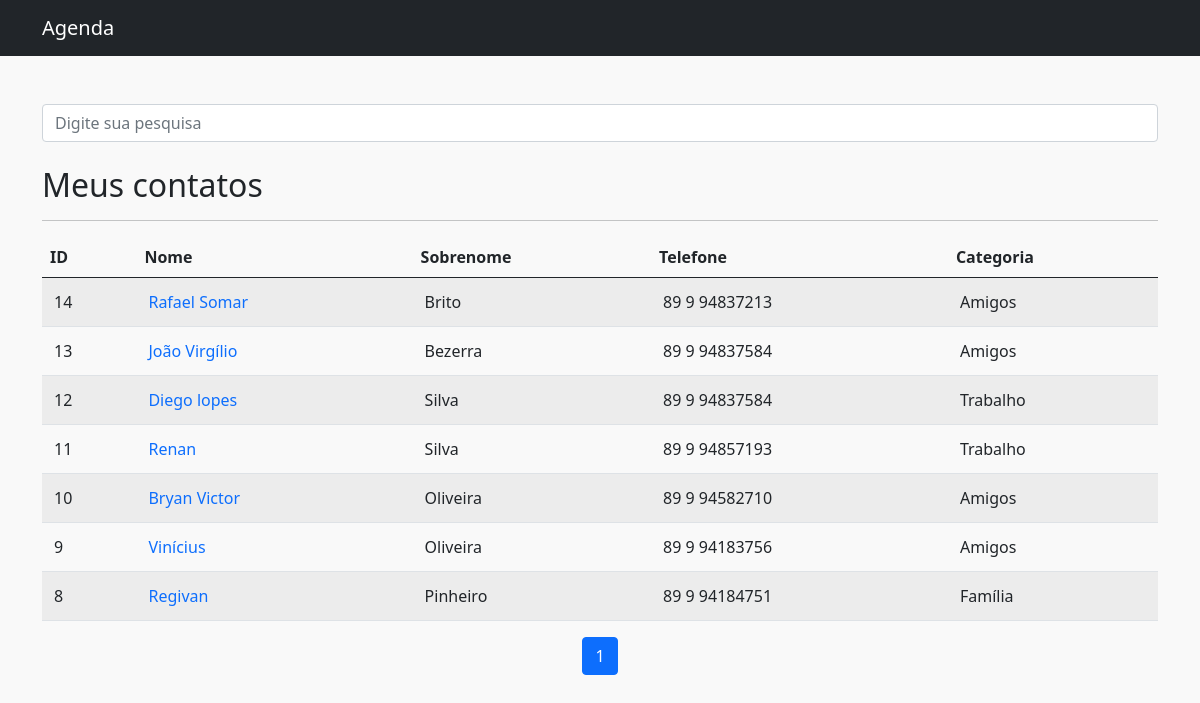
The app's page / (signed in), older data.
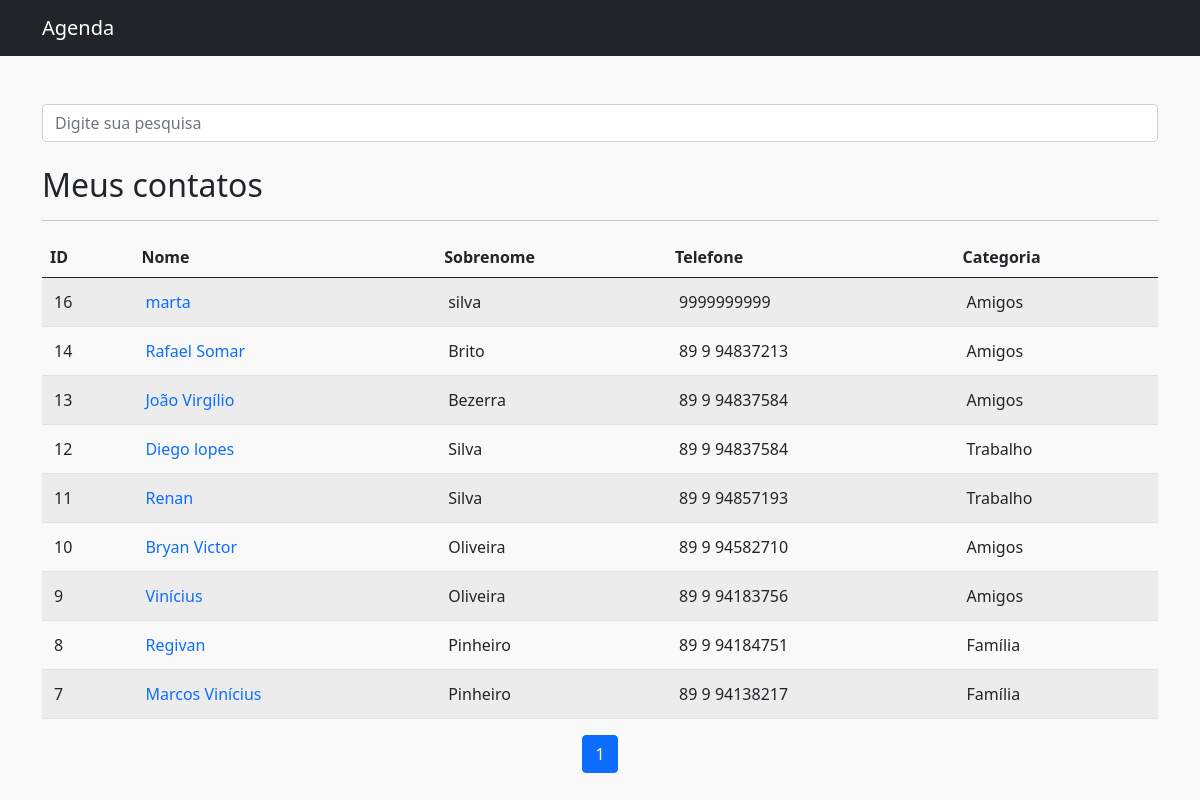
The same page, newer data.
### Contatos/models.py (models this page shows, shortened)
class Contato(models.Model):
    user = models.ForeignKey(get_user_model(), on_delete=models.CASCADE)
    categoria_contato = models.ForeignKey(Categoria, on_delete=models.DO_NOTHING, verbose_name='Categoria')
    nome_contato = models.CharField(max_length=100, verbose_name='Nome')
    sobrenome_contato = models.CharField(max_length=100, verbose_name='Sobrenome')
    telefone_contato = models.CharField(max_length=225, verbose_name='Telefone')
    email_contato = models.CharField(max_length=255, blank=True, verbose_name='E-mail')
    data_criacao_contato = models.DateTimeField(auto_now_add=True, verbose_name='Data de criação')
    descricao_contato = models.TextField(blank=True, verbose_name='Descrição')
    mostrar_contato = models.BooleanField(default=False)
    image_contact = models.ImageField(blank=True, upload_to='imagens/%Y/%m/%d', verbose_name='Imagem')

class Categoria(models.Model):
    nome_categoria = models.CharField(max_length=225, verbose_name='Nome da categoria')
    def __str__(self):
        return self.nome_categoria

### Contatos/views.py (the view)
# urls.py: path('', views.home, name='home'),
@login_required(redirect_field_name='login')
def home(request):
    contatos = Contato.objects.order_by('-id').filter(mostrar_contato=True, user=request.user)
    paginator = Paginator(contatos, 20)
    page = request.GET.get('page')
    contatos = paginator.get_page(page)
    return render(request, 'contatos/home.html', {'contatos': contatos})

### Contatos/templates/contatos/home.html (shortened to what this page needs)
{% extends 'base.html' %}
{% block 'content' %}
    {% include 'partials/_header.html' %}
    <div class="container main mt-5">
        <form method="get" action="{% url 'search_contact' %}">
            <div class="form-group row">
                <div class="col-12">
                    <input type="search" class="form-control" name="term"
                    value="{{ request.GET.term }}" placeholder="Digite sua pesquisa">
                </div>
            </div>
        </form>
        <br>
        {% if contatos %}
            <h2>Meus contatos</h2>
            <hr>
            <div class="table-responsive">
                <table class="table table-striped">
                    <thead>
                        <tr>
                            <th scope="col">ID</th>
                            <th scope="col">Nome</th>
                            <th scope="col">Sobrenome</th>
                            <th scope="col">Telefone</th>
                            <th scope="col">Categoria</th>
                        </tr>
                    </thead>
                    <tbody>
                        {% for contato in contatos %}
                            <tr>
                                <td>{{ contato.id }}</td>
                                <td><a href="{% url 'detalhes_contato' contato.id %}">{{ contato.nome_contato }}</a></td>
                                <td>{{ contato.sobrenome_contato }}</td>
                                <td>{{ contato.telefone_contato }}</td>
                                <td>{{ contato.categoria_contato }}</td>
                            </tr>
                        {% endfor %}
                    </tbody>
                </table>
            </div>
            <nav aria-label="Page navigation example">
                <ul class="pagination justify-content-center">
                    {% for page in contatos.paginator.page_range %}
                        <li class="page-item {% if contatos.number == page %} active {% endif %}">
                            <a class="page-link"
                                href="?page={{ page }}{% if request.GET.term is not None %}&term={{ request.GET.term }}{% endif %}">
                                {{ page }}
                            </a>
                        </li>
                    {% endfor %}
                </ul>
            </nav>
        {% else %}
            <h2>Nenhum contato adicionado</h2>
            <p><a href="{% url 'dashboard' %}">adicionar um contato</a></p>
        {% endif %}
    </div>
{% endblock %}

### templates/base.html (shortened to what this page needs)
{% load static %}
<!DOCTYPE html>
<html lang="pt-br">
<head>
    <link href="https://cdn.jsdelivr.net/npm/bootstrap@5.1.0/dist/css/bootstrap.min.css" rel="stylesheet">
</head>
<body>
    {% block 'content' %} {% endblock %}
</body>
</html>

### templates/partials/_header.html
<nav class="navbar navbar-expand-lg navbar-dark bg-dark">
    <div class="container">
        <a class="navbar-brand" href="/">Agenda</a>
    </div>
</nav>

### Contatos/templates/contatos/home.html (style rules this page uses)
body { background-color: rgba(245, 245, 245, 0.5); }
.main a { text-decoration: none; }
tbody td { padding: 12px !important; }

Row changes from the older to the newer data that the page shows:
added Contato: id "16", nome_contato "marta", sobrenome_contato "silva", telefone_contato "9999999999", categoria_contato "Amigos"
now on this page (row edited): Contato: id "7", nome_contato "Marcos Vinícius", sobrenome_contato "Pinheiro", telefone_contato "89 9 94138217", categoria_contato "Família"
